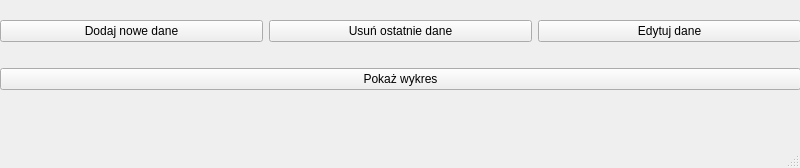
<?xml version="1.0" encoding="UTF-8"?>
<ui version="4.0">
 <class>MainWindow</class>
 <widget class="QMainWindow" name="MainWindow">
  <property name="geometry">
   <rect>
    <x>0</x>
    <y>0</y>
    <width>800</width>
    <height>168</height>
   </rect>
  </property>
  <property name="windowTitle">
   <string>MainWindow</string>
  </property>
  <widget class="QWidget" name="centralwidget">
   <widget class="QWidget" name="verticalLayoutWidget">
    <property name="geometry">
     <rect>
      <x>0</x>
      <y>0</y>
      <width>801</width>
      <height>111</height>
     </rect>
    </property>
    <layout class="QVBoxLayout" name="verticalLayout">
     <item>
      <layout class="QHBoxLayout" name="horizontalLayout">
       <item>
        <widget class="QPushButton" name="pushButton">
         <property name="text">
          <string>Dodaj nowe dane</string>
         </property>
        </widget>
       </item>
       <item>
        <widget class="QPushButton" name="pushButton_2">
         <property name="text">
          <string>Usuń ostatnie dane</string>
         </property>
        </widget>
       </item>
       <item>
        <widget class="QPushButton" name="pushButton_3">
         <property name="text">
          <string>Edytuj dane</string>
         </property>
        </widget>
       </item>
      </layout>
     </item>
     <item>
      <widget class="QPushButton" name="pushButton_4">
       <property name="text">
        <string>Pokaż wykres</string>
       </property>
      </widget>
     </item>
    </layout>
   </widget>
  </widget>
  <widget class="QMenuBar" name="menubar">
   <property name="geometry">
    <rect>
     <x>0</x>
     <y>0</y>
     <width>800</width>
     <height>26</height>
    </rect>
   </property>
  </widget>
  <widget class="QStatusBar" name="statusbar"/>
 </widget>
 <resources/>
 <connections/>
</ui>
